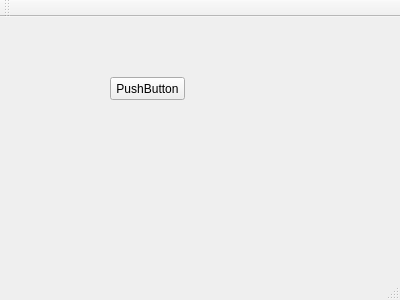
<?xml version="1.0" encoding="UTF-8"?>
<ui version="4.0">
 <class>MainWindow</class>
 <widget class="QMainWindow" name="MainWindow">
  <property name="geometry">
   <rect>
    <x>0</x>
    <y>0</y>
    <width>400</width>
    <height>300</height>
   </rect>
  </property>
  <property name="windowTitle">
   <string>MainWindow</string>
  </property>
  <widget class="QWidget" name="centralWidget">
   <widget class="QPushButton" name="pushButton">
    <property name="geometry">
     <rect>
      <x>110</x>
      <y>60</y>
      <width>75</width>
      <height>23</height>
     </rect>
    </property>
    <property name="text">
     <string>PushButton</string>
    </property>
   </widget>
  </widget>
  <widget class="QMenuBar" name="menuBar">
   <property name="geometry">
    <rect>
     <x>0</x>
     <y>0</y>
     <width>400</width>
     <height>23</height>
    </rect>
   </property>
  </widget>
  <widget class="QToolBar" name="mainToolBar">
   <attribute name="toolBarArea">
    <enum>TopToolBarArea</enum>
   </attribute>
   <attribute name="toolBarBreak">
    <bool>false</bool>
   </attribute>
  </widget>
  <widget class="QStatusBar" name="statusBar"/>
 </widget>
 <layoutdefault spacing="6" margin="11"/>
 <resources/>
 <connections/>
</ui>
